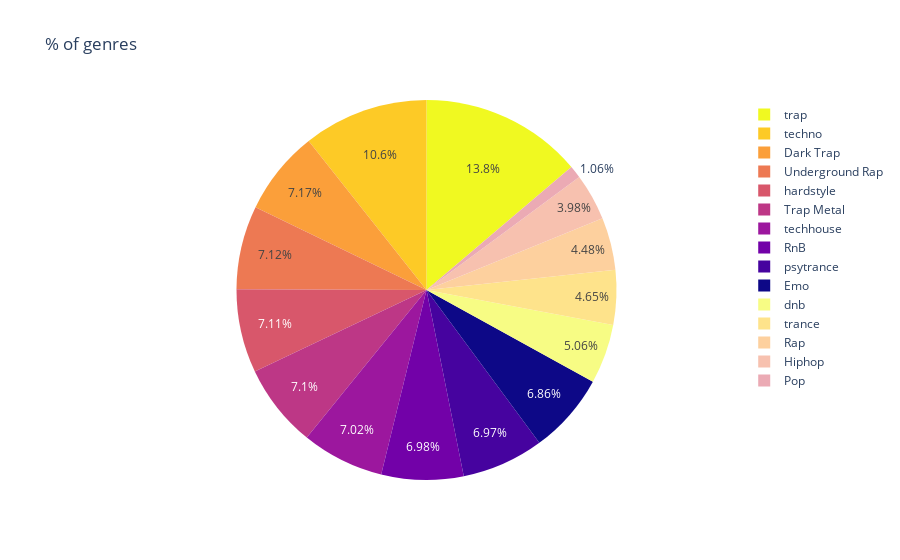

Write notebook code for a chart like this one.
### Markdown cell above
### Pie charts

### Code cell
fig = px.pie( genredf, values='count', names='genre', title='% of genres' , color_discrete_sequence=px.colors.sequential.Plasma_r,)
fig.show()

### Figure 1 — Plotly figure (JSON) as saved in the notebook; plotly's stock layout.template omitted (floating-point values rounded to 4 significant figures)
{"data": [{"domain": {"x": [0, 1], "y": [0, 1]}, "hovertemplate": "genre=%{label}<br>count=%{value}<extra></extra>", "labels": ["trap", "techno", "Dark Trap", "Underground Rap", "hardstyle", "Trap Metal", "techhouse", "RnB", "psytrance", "Emo", "dnb", "trance", "Rap", "Hiphop", "Pop"], "legendgroup": "", "name": "", "showlegend": true, "type": "pie", "values": [4378, 3378, 2275, 2260, 2255, 2254, 2226, 2214, 2213, 2178, 1605, 1474, 1420, 1262, 336]}], "layout": {"legend": {"tracegroupgap": 0}, "piecolorway": ["#f0f921", "#fdca26", "#fb9f3a", "#ed7953", "#d8576b", "#bd3786", "#9c179e", "#7201a8", "#46039f", "#0d0887"], "title": {"text": "% of genres"}}}
